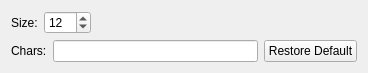
<?xml version="1.0" encoding="UTF-8"?>
<ui version="4.0">
 <class>OptionsWidgetClass</class>
 <widget class="QWidget" name="OptionsWidgetClass">
  <property name="geometry">
   <rect>
    <x>0</x>
    <y>0</y>
    <width>368</width>
    <height>71</height>
   </rect>
  </property>
  <property name="windowTitle">
   <string>OptionsWidget</string>
  </property>
  <layout class="QVBoxLayout" name="verticalLayout">
   <item>
    <layout class="QHBoxLayout" name="horizontalLayout_2">
     <item>
      <widget class="QLabel" name="label">
       <property name="text">
        <string>Size:</string>
       </property>
      </widget>
     </item>
     <item>
      <widget class="QSpinBox" name="fontSize">
       <property name="minimum">
        <number>1</number>
       </property>
       <property name="maximum">
        <number>999</number>
       </property>
       <property name="singleStep">
        <number>1</number>
       </property>
       <property name="value">
        <number>12</number>
       </property>
      </widget>
     </item>
     <item>
      <spacer name="horizontalSpacer">
       <property name="orientation">
        <enum>Qt::Horizontal</enum>
       </property>
       <property name="sizeHint" stdset="0">
        <size>
         <width>0</width>
         <height>20</height>
        </size>
       </property>
      </spacer>
     </item>
    </layout>
   </item>
   <item>
    <layout class="QHBoxLayout" name="horizontalLayout">
     <item>
      <widget class="QLabel" name="label_2">
       <property name="text">
        <string>Chars:</string>
       </property>
      </widget>
     </item>
     <item>
      <widget class="QLineEdit" name="chars"/>
     </item>
     <item>
      <widget class="QPushButton" name="restoreDefault">
       <property name="text">
        <string>Restore Default</string>
       </property>
      </widget>
     </item>
    </layout>
   </item>
  </layout>
 </widget>
 <layoutdefault spacing="6" margin="11"/>
 <resources/>
 <connections/>
</ui>
